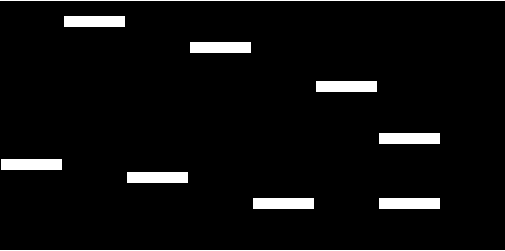
#> input picture 14-Working-with-Images/mask.png, 505 x 251 px
$ jupyter execute 01-Image-Exercise.ipynb
#> lines starting #> are read from the running program, lines starting #| are printed output that depends on the picture
___

<a href='https://www.udemy.com/user/joseportilla/'></a>
___
<center><em>Content Copyright by Pierian Data</em></center>

# Image Exercise

In the folder "Working with Images" (same folder this notebook is located in) there are two images we will be working with:
* word_matrix.png
* mask.png

The word_matrix is a .png image that contains a spreadsheet of words with a hidden message in it.

Your task is to use the mask.png image to reveal the hidden message inside the word_matrix.png. Keep in mind, you may need to make changes to the mask.png in order for this to work. That is all we'll say for now, since we really want you to discover this on your own!

This exercise is more open-ended, so we won't guide you with the steps, instead, letting you explore and figure things out on your own as you would in a real world situation. However, if you get stuck, you can always view the solutions video or notebook for guidance. Best of luck!

[cell 1]
from PIL import Image

[cell 2]
mask = Image.open('mask.png')
#> mask is the input picture: PIL image 505x251 RGBA; mean R, G, B, A 12.8, 12.8, 12.8, 255
wm = Image.open('word_matrix.png')
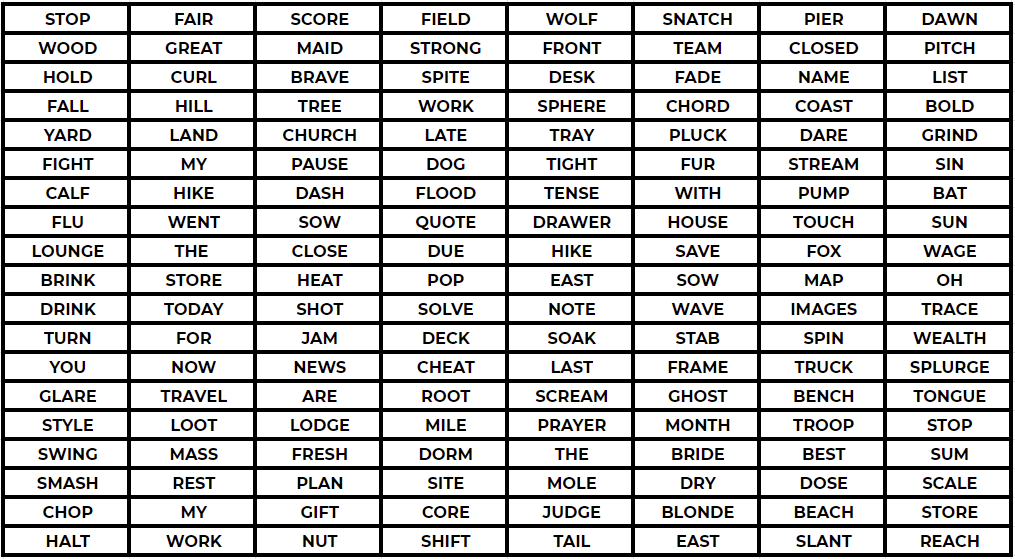
#> input picture 14-Working-with-Images/word_matrix.png, 1015 x 559 px
#> wm is the input picture: PIL image 1015x559 RGBA; mean R, G, B, A 192.9, 192.7, 192.7, 255

[cell 3]
wm.size
#> Out = (1015, 559)

[cell 4]
mask.size
#> Out = (505, 251)

[cell 5]
mask.putalpha(100)
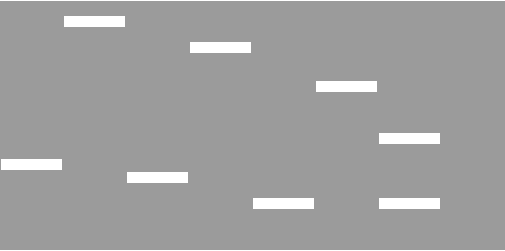
#> mask: PIL image 505x251 RGBA; mean R, G, B, A 12.8, 12.8, 12.8, 100; transparent parts drawn white
resized = mask.resize((1015,559))
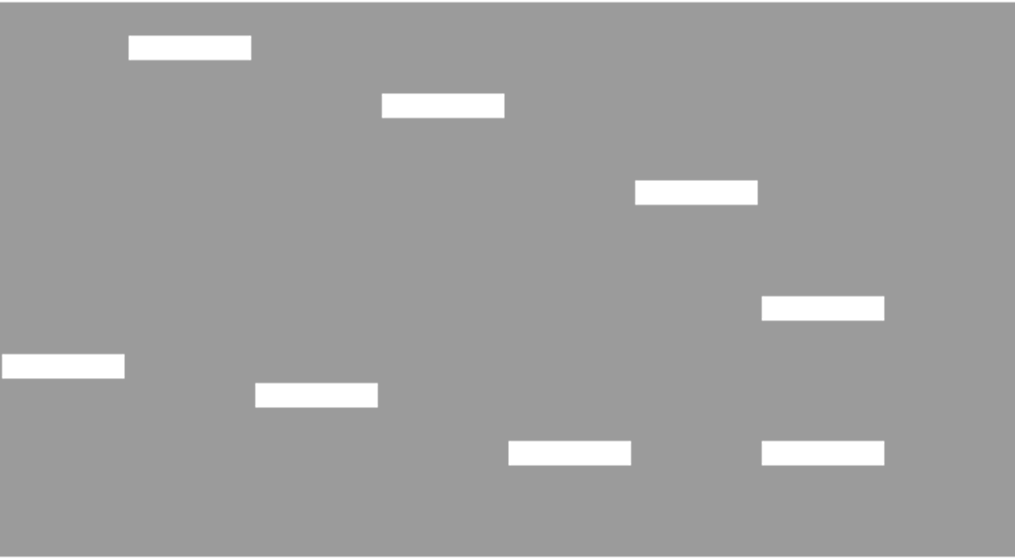
#> resized: PIL image 1015x559 RGBA; mean R, G, B, A 12.9, 12.9, 12.9, 100; transparent parts drawn white
wm.paste(im = resized,box = (0,0), mask = resized)
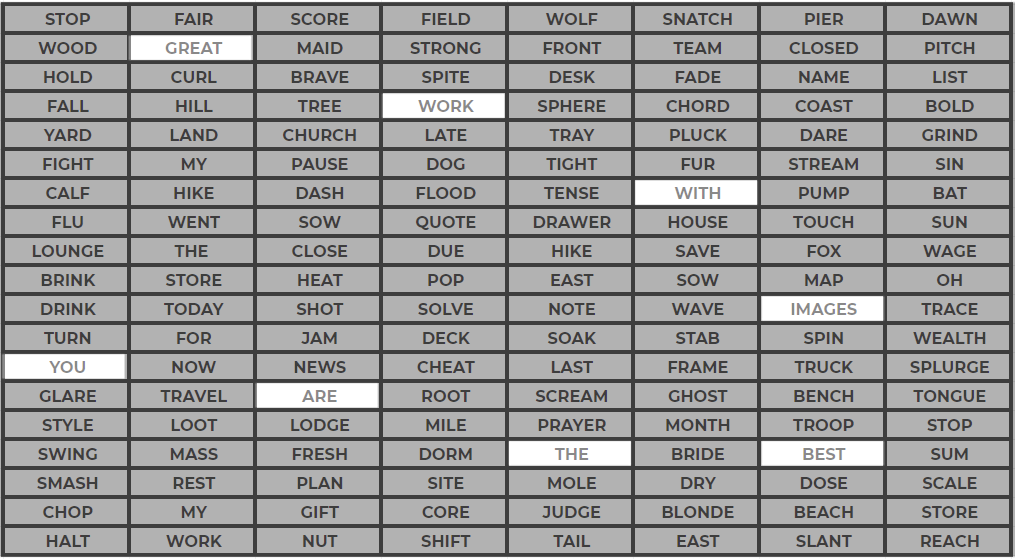
#> wm: PIL image 1015x559 RGBA; mean R, G, B, A 122.3, 122.2, 122.2, 194; transparent parts drawn white
wm
#great work with images you are the best :DD
